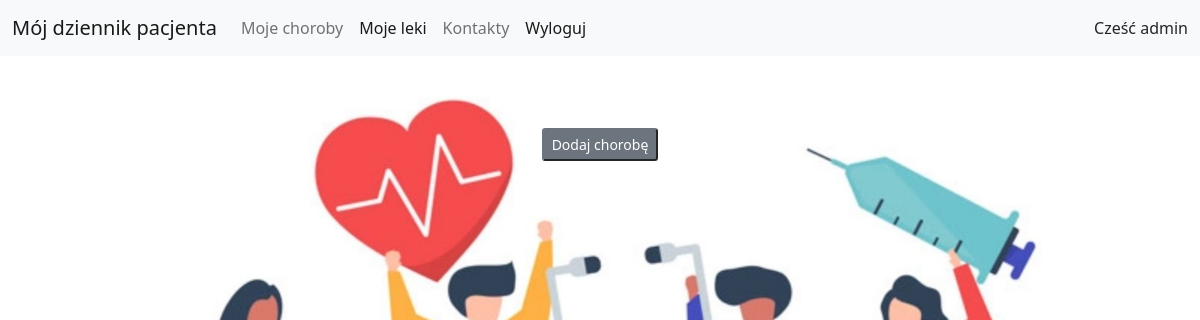
The app's page /diseases/ (signed in), older data.
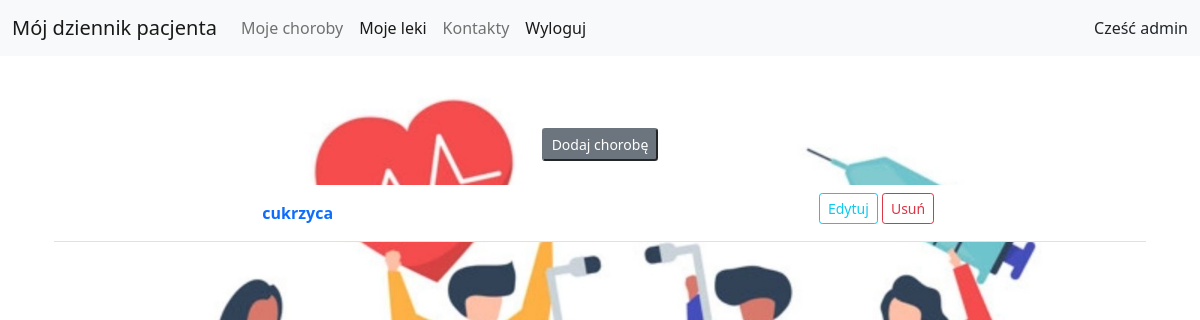
The same page, newer data.
### accounts/models.py (models this page shows)
class Patient(AbstractUser):
    Pesel = models.IntegerField(unique=True, null=True, blank=True)
    phone = models.IntegerField(null=True, blank=True)
    my_history = models.TextField(null=True, blank=True)
    disease = models.ManyToManyField(Disease)
    drug = models.ManyToManyField(Drugs)
    clinic = models.ForeignKey(Clinic, on_delete=models.CASCADE, null=True, blank=True)
    def __str__(self):
        return self.username

### patientdiary/models.py (models this page shows, shortened)
class Disease(models.Model):
    name = models.CharField(max_length=128)
    description = models.TextField()

### patientdiary/views.py (the view)
# urls.py: path('diseases/', views.DiseasesListView.as_view(), name='diseases_view'),
class DiseasesListView(LoginRequiredMixin, ListView):
    model = Disease
    template_name = 'diseases_view.html'

### accounts/templates/diseases_view.html (shortened to what this page needs)
{% extends "base.html" %}
{% block content %}
<div class="container text-center">
<br>
    <br>
    <br>
   <div class="container text-center">
          <a href="{% url 'disease_add_view' %}">
      <button type="button" class="btn-secondary btn-sm disabled" tabindex="-1" role="button" aria-disabled="true">Dodaj chorobę   </button></a
    </div>
<table class="table " >
<br>
  <tbody>
  <br>
  {% for disease in disease_list %}
    <tr>
      <th scope="row"><a class="nav-link active" href="{% url 'disease_detail_view' disease.pk %}">{{ disease.name}} </a></th>
        <th scope></th>
        <td>
        <a href="{% url 'disease_update_view' disease.pk %}">
            <button type="button" class="btn btn-outline-info btn-sm">Edytuj</button></a>
        <a href="{% url 'disease_delete_view' disease.pk %}">
            <button type="button" class="btn btn-outline-danger btn-sm">Usuń</button></a>
        </td>
    </tr>
  {% endfor %}
  </tbody>
</table>
</div>
{% endblock %}

### accounts/templates/base.html (shortened to what this page needs)
{% load static %}
<!doctype html>
<html lang="en">
  <head>
    <link href="https://cdn.jsdelivr.net/npm/bootstrap@5.1.3/dist/css/bootstrap.min.css" rel="stylesheet">
     <link rel="stylesheet" type="text/css" href="{% static 'accounts/css/coment.css' %}">
  </head>
  <nav class="navbar navbar-expand-lg navbar-light bg-light">
  <div class="container-fluid">
  {% if user.is_authenticated %}
    <a class="navbar-brand" href="{% url 'patient_view' user.pk %}">Mój dziennik pacjenta</a>
  {% endif %}
    <div class="collapse navbar-collapse" id="navbarNav">
      <ul class="navbar-nav">
          {% if user.is_authenticated %}
          <li class="nav-item">
          <a class="nav-link " aria-current="page" href="{% url 'diseases_view' %}">Moje choroby</a>
          </li>
        <li class="nav-item">
          <a class="nav-link active" href="{% url 'drugs_view' %}">Moje leki</a>
        </li>
        <li class="nav-item">
          <a class="nav-link " aria-current="page" href="{% url 'contacts' %}">Kontakty</a>
        </li>
        <li class="nav-item">
          <a class="nav-link active" href="{% url 'logout' %}">Wyloguj</a>
        </li>
        {% else %}
        <li class="nav-item">
            <a class="nav-link " href="{% url 'login' %}">Zaloguj</a>
        </li>
        <li class="nav-item">
          <a class="nav-link active" href="{% url 'signup' %}">Zarejestruj się</a>
          {% endif %}
      </ul>
    </div>
   {% if user.is_authenticated %}
      <div> Cześć {{ user }} {{ datetime }} </div>
  {% endif %}
  </div>
</nav>
  <body id="bg" style="background-image: url('{% static "accounts/images/mainpage.jpg" %}');">
       {% block content %}
       {% endblock %}
  </body>
</html>

### accounts/static/accounts/css/coment.css (style rules this page uses)
#bg { background-repeat: no-repeat; background-size: 75%; background-position: center; background-attachment: fixed; }

### accounts/templates/diseases_view.html (style rules this page uses)
table { background-color: white; }

Row changes from the older to the newer data that the page shows:
added Disease: name "cukrzyca"
